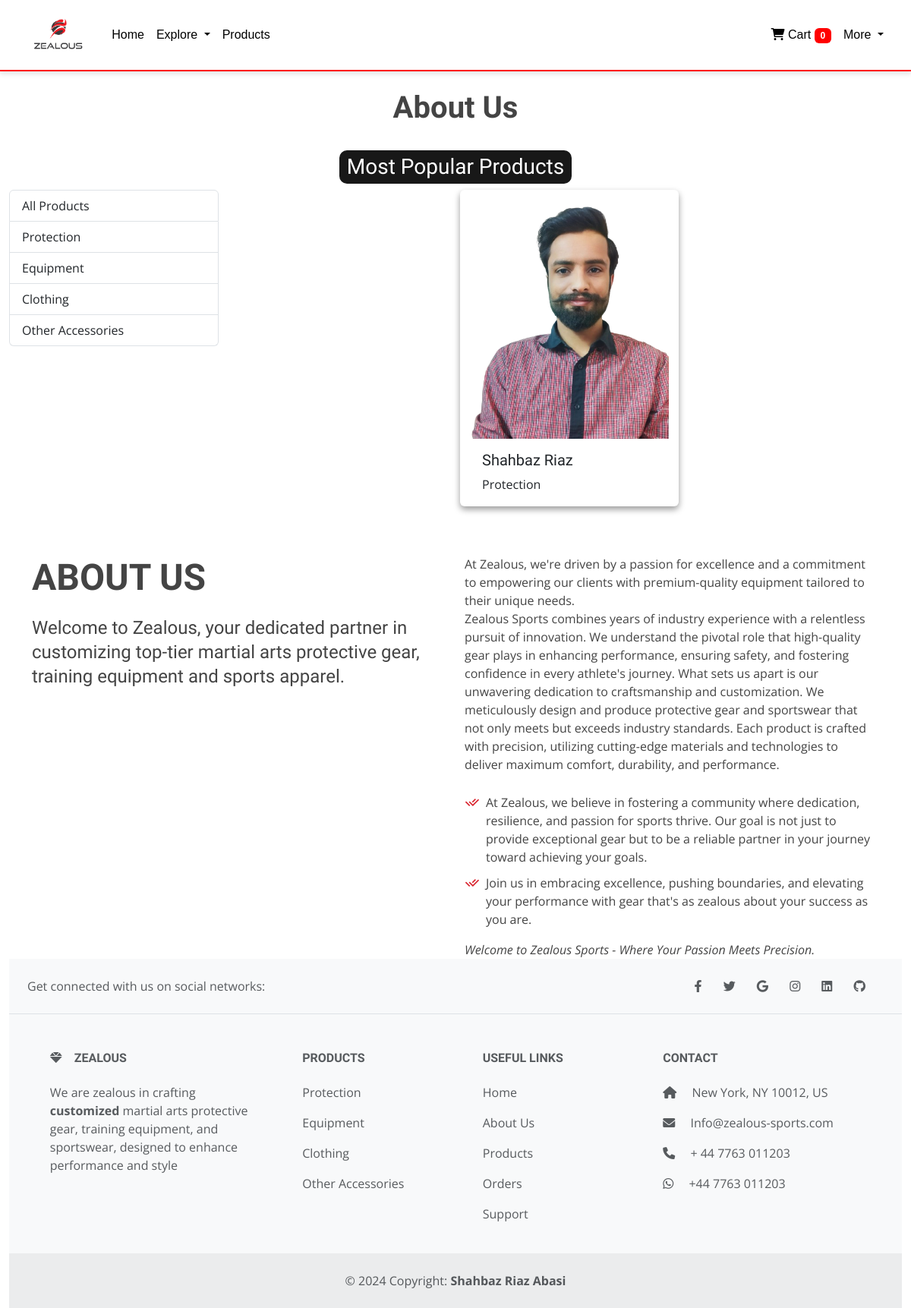
The app's page /about/?category=3, older data.
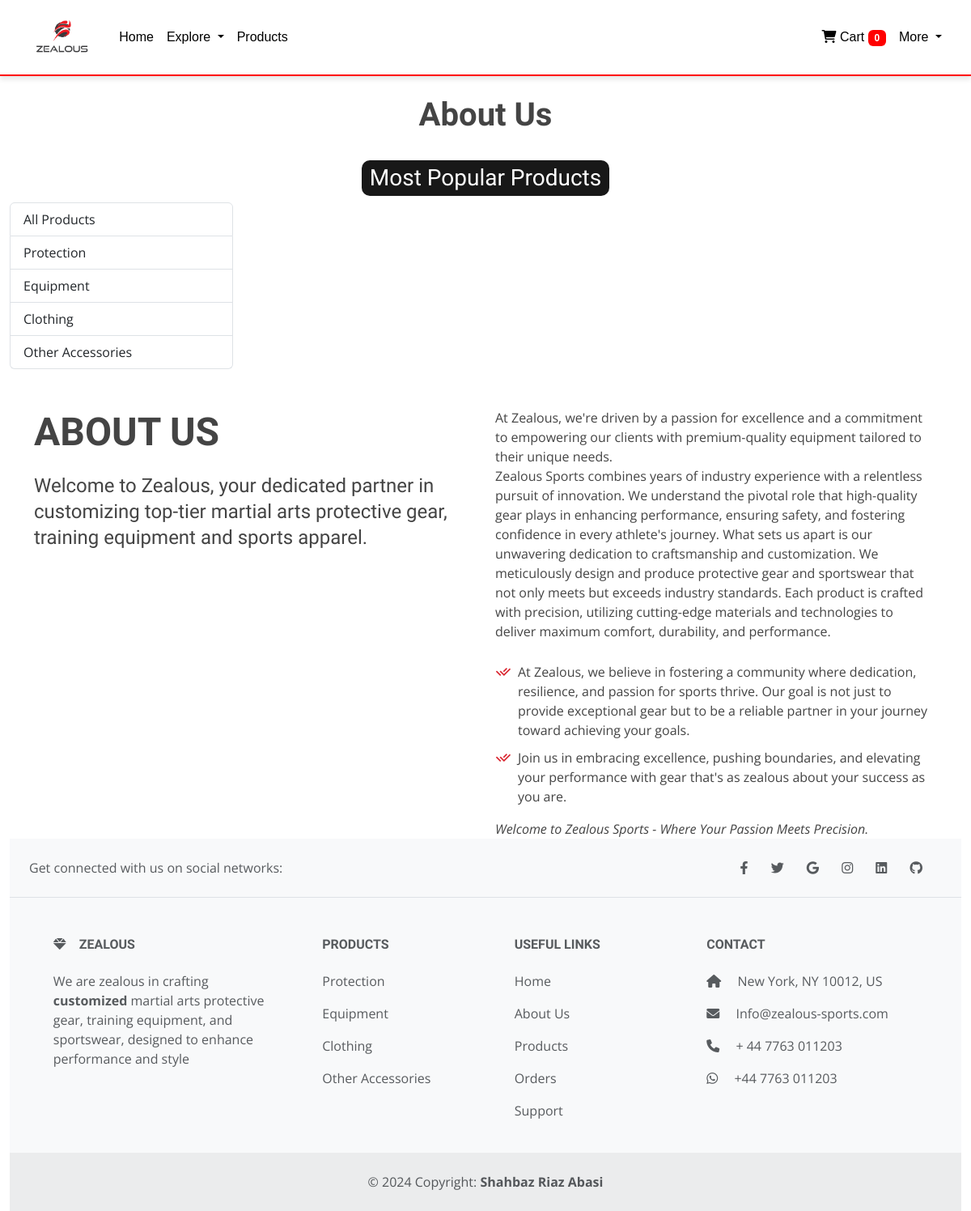
The same page, newer data.
### store/models/category.py (models this page shows, shortened)
class Category(models.Model):
    name = models.CharField(max_length=20)
    parent = models.ForeignKey('self', on_delete=models.CASCADE, null=True, blank=True, related_name='children')
    @staticmethod
    def get_all_category():
        return Category.objects.all()
    def __str__(self):
        return self.name

### store/models/product.py (models this page shows, shortened)
class Product(models.Model):
    name = models.CharField(max_length=50)
    price = models.IntegerField(default=0)
    category= models.ForeignKey(Category, on_delete=models.CASCADE, default=1)
    materials = models.ManyToManyField(Material, blank=True)
    sizes = models.ManyToManyField(Size, blank=True)
    customizations = models.ManyToManyField(Customization, blank=True)
    types = models.ManyToManyField(Type, blank=True)
    colors = models.ManyToManyField(Color, blank=True)
    fabrics = models.ManyToManyField(Fabric, blank=True)
    gsms = models.ManyToManyField(GSM, blank=True)
    description = models.CharField(max_length=1000, default='')
    image = models.ImageField(upload_to='products/')
    image2 = models.ImageField(upload_to='products/', null=True, blank=True)
    image3 = models.ImageField(upload_to='products/', null=True, blank=True)
    @staticmethod
    def get_all_products_by_id(category_id):
        if category_id:
            return Product.objects.filter(category = category_id)
        else:
            return Product.objects.all()

### store/views.py (the view)
# urls.py: path('about/', about, name='about'),
def about(request):
    categories = Category.get_all_category()
    category_id = request.GET.get('category')
    parent_categories = categories.filter(parent__isnull=True)
    products = None
    if category_id:
        products = Product.get_all_products_by_id(category_id)
    else:
        products = Product.get_all_products()
    customer = None
    if 'customer_id' in request.session:
        customer = Customer.objects.filter(id=request.session['customer_id']).first()
    cart = request.session.get('cart', {})
    context = {
        'Categories': parent_categories,
        'products': products,
        'Customer': customer,
        'cart': cart
    }
    return render(request, 'about.html', context)

### store/templates/about.html
{% extends "base.html" %}
{% load cart %}
{% load custom_filter %}
{% load static %}
{% block content %}
<h1 class="text-center fw-bold mt-5">About Us</h1>
<div class="container-fluid mt-2">
  <div class="row">
    <div class="col-12 text-center mt-4">
      <h3 class="text-background-black" >Most Popular Products {{ Customer.first_name }}</h3>
    </div>
    <div class="col-lg-3">
      <div class="list-group">
        <a href="/about" class="list-group-item list-group-item-action">All Products</a>
        {% for category in Categories %}
        <a href="{% url 'about' %}?category={{ category.id }}" class="list-group-item list-group-item-action">{{ category.name }}</a>
        {% endfor %}
      </div>
    </div>
  <div class="col-lg-9 mx-auto" id="product">
    <div class="row mx-auto">
      {% for product in products|slice:":3" %}
      <div class="card mx-auto mb-3 product-card" id="{{ product.id }}" style="width: 18rem;">
        <img src="{{ product.image.url }}" alt="Product Image">
        <div class="card-body">
          <h5 class="card-title">{{ product.name }}</h5>
          <p class="card-text">{{ product.category }}</p>
        </div>
      </div>
      {% endfor %}
    </div>
  </div>
</div>
<section id="about" class="mt-5 about">
  <div class="container">
    <div class="row content">
      <div class="col-lg-6">
        <h2>About Us</h2>
        <h3>Welcome to Zealous, your dedicated partner in customizing top-tier martial arts protective gear, training equipment and sports apparel. </h3>
      </div>
      <div class="col-lg-6 pt-4 pt-lg-0">
        <p>
          At Zealous, we're driven by a passion for excellence and a commitment to empowering our clients with premium-quality equipment tailored to their unique needs.<br>
          Zealous Sports combines years of industry experience with a relentless pursuit of innovation. We understand the pivotal role that high-quality gear plays in enhancing performance, ensuring safety, and fostering confidence in every athlete's journey.
          What sets us apart is our unwavering dedication to craftsmanship and customization. We meticulously design and produce protective gear and sportswear that not only meets but exceeds industry standards. Each product is crafted with precision, utilizing cutting-edge materials and technologies to deliver maximum comfort, durability, and performance.
        </p>
        <ul>
          <li><i class="ri-check-double-line"></i>At Zealous, we believe in fostering a community where dedication, resilience, and passion for sports thrive. Our goal is not just to provide exceptional gear but to be a reliable partner in your journey toward achieving your goals.</li>
          <li><i class="ri-check-double-line"></i> Join us in embracing excellence, pushing boundaries, and elevating your performance with gear that's as zealous about your success as you are.</li>
        </ul>
        <p class="fst-italic">
          Welcome to Zealous Sports - Where Your Passion Meets Precision.
        </p>
      </div>
    </div>
  </div>
</section>
{% endblock %}
{% block footer %}
{% include "footer.html" %}
{% endblock %}

### store/templates/footer.html
<footer class="text-center text-lg-start bg-body-tertiary text-muted">
  <section class="d-flex justify-content-center justify-content-lg-between p-4 border-bottom">
    <div class="me-5 d-none d-lg-block">
      <span>Get connected with us on social networks:</span>
    </div>
    <div>
      <a href="" class="me-4 text-reset">
        <i class="fab fa-facebook-f"></i>
      </a>
      <a href="" class="me-4 text-reset">
        <i class="fab fa-twitter"></i>
      </a>
      <a href="" class="me-4 text-reset">
        <i class="fab fa-google"></i>
      </a>
      <a href="" class="me-4 text-reset">
        <i class="fab fa-instagram"></i>
      </a>
      <a href="" class="me-4 text-reset">
        <i class="fab fa-linkedin"></i>
      </a>
      <a href="" class="me-4 text-reset">
        <i class="fab fa-github"></i>
      </a>
    </div>
  </section>
  <section class="">
    <div class="container text-center text-md-start mt-5">
      <div class="row mt-3">
        <div class="col-md-3 col-lg-4 col-xl-3 mx-auto mb-4">
          <h6 class="text-uppercase fw-bold mb-4">
            <i class="fas fa-gem me-3"></i>ZEALOUS
          </h6>
          <p>
            We are zealous in crafting <strong>customized</strong>  martial arts protective gear, training equipment, and sportswear, designed to enhance performance and style
          </p>
        </div>
        <div class="col-md-2 col-lg-2 col-xl-2 mx-auto mb-4">
          <h6 class="text-uppercase fw-bold mb-4">
            Products
          </h6>
          <p>
            {% for category in Categories %}
            <a href="{% url 'products' %}?category={{ category.id }}" class="mt-3 mb-3 list-group-item list-group-item-action">{{ category.name }}</a>
            {% endfor %}
          </p>
        </div>
        <div class="col-md-3 col-lg-2 col-xl-2 mx-auto mb-4">
          <h6 class="text-uppercase fw-bold mb-4">
            Useful links
          </h6>
          <p>
            <a href="/" class="text-reset">Home</a>
          </p>
          <p>
            <a href="#!" class="text-reset">About Us</a>
          </p>
          <p>
            <a href="/products" class="text-reset">Products</a>
          </p>
          <p>
            <a href="/order" class="text-reset">Orders</a>
          </p>
          <p>
            <a href="#!" class="text-reset">Support</a>
          </p>
        </div>
        <div class="col-md-4 col-lg-3 col-xl-3 mx-auto mb-md-0 mb-4">
          <h6 class="text-uppercase fw-bold mb-4">Contact</h6>
          <p><i class="fas fa-home me-3"></i> New York, NY 10012, US</p>
          <p>
            <i class="fas fa-envelope me-3"></i>
            Info@zealous-sports.com
          </p>
          <p><i class="fas fa-phone me-3"></i> + 44 7763 011203</p>
          <p><i class="fab fa-whatsapp me-3"></i> +44 7763 011203</p>
        </div>
      </div>
    </div>
  </section>
  <div class="text-center p-4" style="background-color: rgba(0, 0, 0, 0.05);">
    © 2024 Copyright:
    <a class="text-reset fw-bold" target="_blank" href="https://shahbazriaz.online/">Shahbaz Riaz Abasi</a>
  </div>
</footer>

Row changes from the older to the newer data that the page shows:
removed Product: image (picture), name "Shahbaz Riaz", category "Protection"
